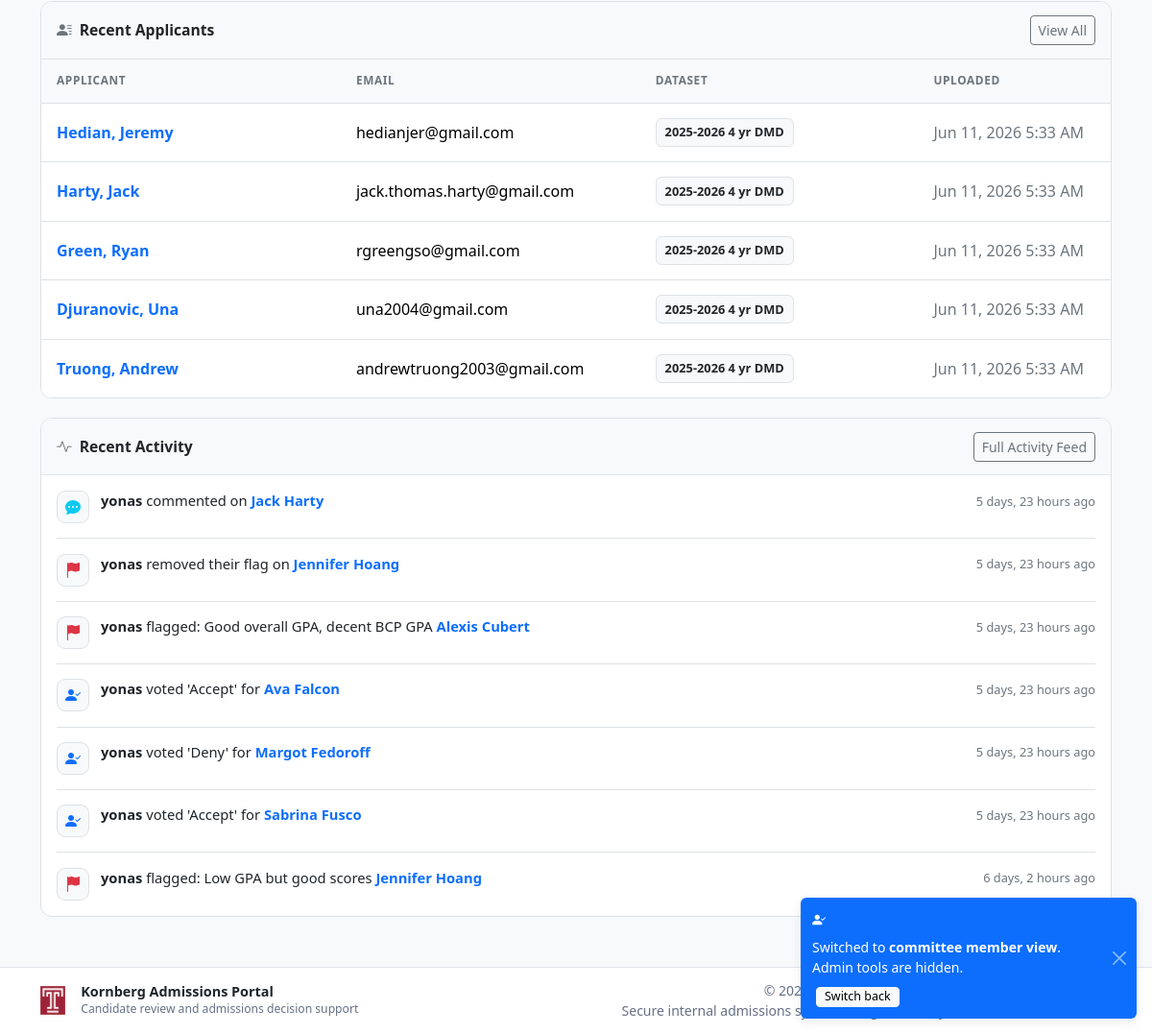
Page / (signed in, lower part) on the earlier database version.
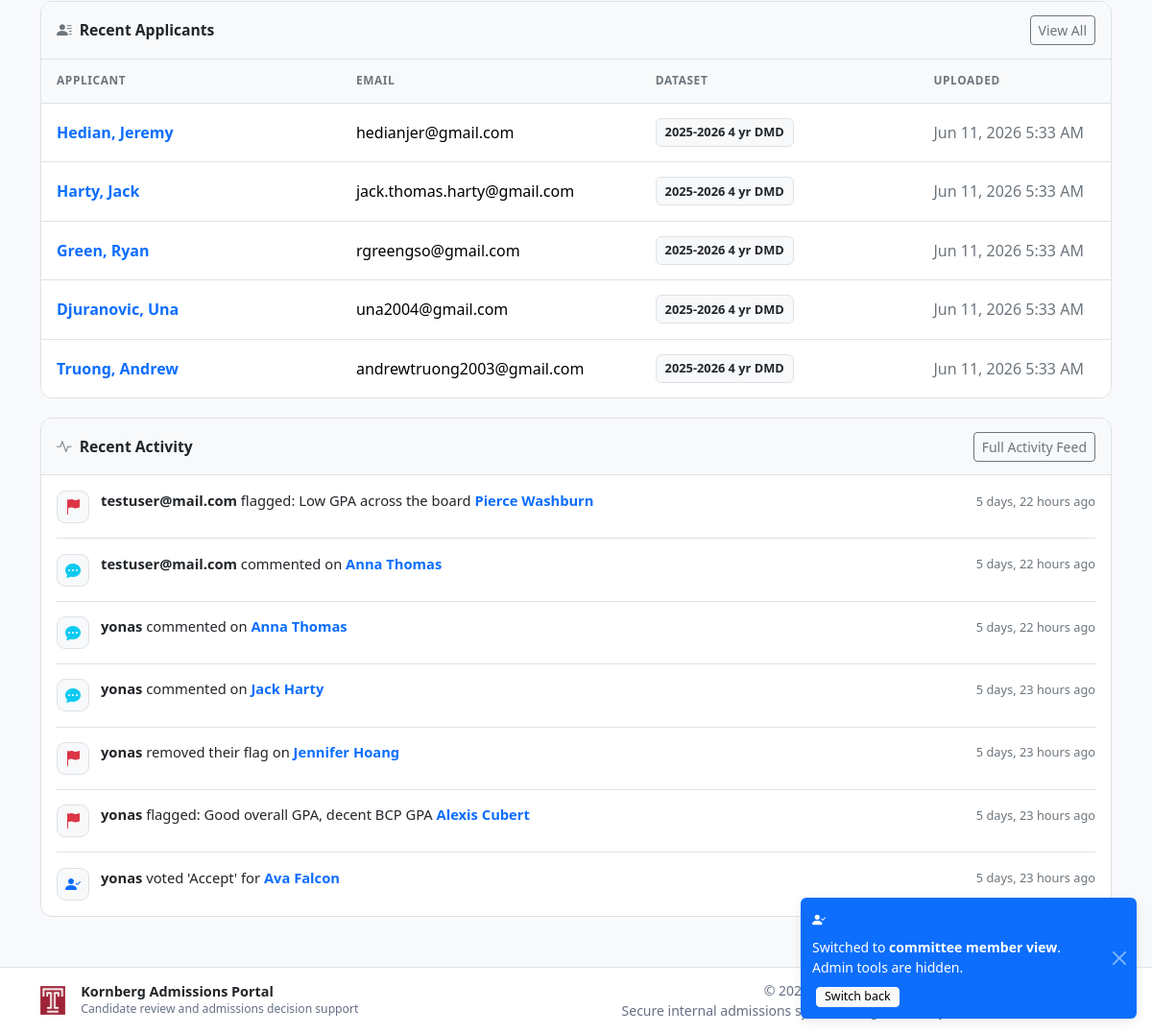
Same page on the later database version.
### applicants/models.py (models this page shows, shortened)
class Applicant(models.Model):
    class Status(models.TextChoices):
        INTERVIEW = 'INTERVIEW', 'Interview'
        INTERVIEW_COMPLETE = 'INTERVIEW_COMPLETE', 'Interview Complete'
        ACCEPTED = 'ACCEPTED', 'Accepted'
        ACCEPTED_MAILED = 'ACCEPTED_MAILED', 'Accepted – Mailed'
        ACCEPTED_NOT_MAILED = 'ACCEPTED_NOT_MAILED', 'Accepted – Not Mailed'
        WAITLISTED = 'WAITLISTED', 'Waitlisted'
        REJECTED = 'REJECTED', 'Rejected'
        DECLINED = 'DECLINED', 'Candidate Declined'
    first_name = models.CharField(max_length=100)
    last_name = models.CharField(max_length=100)
    email = models.EmailField(blank=True, null=True)
    date_of_birth = models.DateField(blank=True, null=True, verbose_name='Date of Birth')
    gender = models.CharField(max_length=50, blank=True, default='')
    phone = models.CharField(max_length=30, blank=True, null=True, verbose_name='Phone')
    citizenship = models.CharField(max_length=100, blank=True, null=True, verbose_name='Citizenship')
    state_of_residence = models.CharField(max_length=100, blank=True, null=True, verbose_name='State of Residence')
    round = models.ForeignKey("Batch", on_delete=models.SET_NULL, null=True, blank=True)
    dataset = models.ForeignKey("DataSet", on_delete=models.SET_NULL, null=True, blank=True, related_name="applicants")
    description = models.TextField(blank=True, max_length=100000)
    street = models.TextField(blank=True, max_length=100000)
    created_at = models.DateTimeField(auto_now_add=True)
    profile_picture = models.ImageField(upload_to='applicant_profiles/', blank=True, null=True)
    external_id = models.CharField(max_length=100, blank=True, null=True)
    source_folder = models.CharField(max_length=255, blank=True, default='', help_text='Top-level folder name from bulk upload')
    flagged_by = models.ManyToManyField(User, blank=True, related_name='flagged_applicants')
    total_ai = models.DecimalField(max_digits=6, decimal_places=2, blank=True, null=True, verbose_name='Total AI')
    total_nc = models.DecimalField(max_digits=6, decimal_places=2, blank=True, null=True, verbose_name='Total NC')
    first_gen = models.BooleanField(default=False, verbose_name='First Generation')
    re_applicant = models.BooleanField(default=False, verbose_name='Re-Applicant')
    pb_to_dmd = models.BooleanField(default=False, verbose_name='PB to DMD')
    z_score = models.DecimalField(max_digits=6, decimal_places=2, blank=True, null=True, verbose_name='Z-Score')
    former_post_bacc = models.BooleanField(default=False, verbose_name='Former Post Bacc')
    three_plus_four = models.BooleanField(default=False, verbose_name='3+4')
    candidate_info_imported = models.BooleanField(default=False, help_text='Whether candidate info was imported from Excel or PDF')
    dental_experience_hours = models.PositiveIntegerField(blank=True, null=True, verbose_name='Dental Experience Hours')
    shadowing_hours = models.PositiveIntegerField(blank=True, null=True, verbose_name='Shadowing Hours')
    gpa_overall = models.DecimalField(max_digits=4, decimal_places=2, blank=True, null=True, verbose_name='Overall GPA')
    gpa_science = models.DecimalField(max_digits=4, decimal_places=2, blank=True, null=True, verbose_name='Science GPA')
    gpa_bcp = models.DecimalField(max_digits=4, decimal_places=2, blank=True, null=True, verbose_name='BCP GPA')
    dat_academic_avg = models.PositiveSmallIntegerField(blank=True, null=True, verbose_name='DAT Academic Average')
    dat_perceptual_ability = models.PositiveSmallIntegerField(blank=True, null=True, verbose_name='DAT Perceptual Ability')
    dat_quantitative_reasoning = models.PositiveSmallIntegerField(blank=True, null=True, verbose_name='DAT Quantitative Reasoning')
    dat_reading_comp = models.PositiveSmallIntegerField(blank=True, null=True, verbose_name='DAT Reading Comprehension')
    dat_biology = models.PositiveSmallIntegerField(blank=True, null=True, verbose_name='DAT Biology')
    dat_general_chem = models.PositiveSmallIntegerField(blank=True, null=True, verbose_name='DAT General Chemistry')
    dat_organic_chem = models.PositiveSmallIntegerField(blank=True, null=True, verbose_name='DAT Organic Chemistry')
    dat_total_science = models.PositiveSmallIntegerField(blank=True, null=True, verbose_name='DAT Total Science')
    status = models.CharField(
        max_length=50,
        choices=Status.choices,
        default=Status.INTERVIEW,
        db_index=True
    )
    assigned_reviewers = models.ManyToManyField(
        settings.AUTH_USER_MODEL,
        related_name="assigned_applicants",
        blank=True,
    )

class DataSet(models.Model):
    class ApplicationSystem(models.TextChoices):
        AADSAS = 'AADSAS', 'AADSAS'
        CAPID  = 'CAPID',  'CAPID'
        OTHER  = 'OTHER',  'Other'
    class ProgramType(models.TextChoices):
        DMD_4YR  = 'DMD_4YR',  '4yr DMD'
        DMD_3P4  = 'DMD_3P4',  '3+4 DMD'
        POSTBACC = 'POSTBACC', 'Postbacc'
        OTHER    = 'OTHER',    'Other'
    DisplayName = models.CharField(max_length=255)
    application_system = models.CharField(
        max_length=20,
        choices=ApplicationSystem.choices,
        default=ApplicationSystem.OTHER,
        blank=True,
    )
    program_type = models.CharField(
        max_length=20,
        choices=ProgramType.choices,
        default=ProgramType.OTHER,
        blank=True,
    )
    Description = models.TextField(blank=True, null=True)
    AdminNotes = models.TextField(blank=True, null=True)
    PublicView = models.BooleanField(default=False)
    ProgramId = models.IntegerField(blank=True, null=True)
    Active = models.BooleanField(default=True)
    IsLive = models.BooleanField(default=False)
    target_class_size = models.PositiveIntegerField(
        blank=True, null=True,
        help_text='Target number of students to accept for this program.'
    )
    CreatedAt = models.DateTimeField(auto_now_add=True)
    UpdatedAt = models.DateTimeField(auto_now=True)
    class Meta:
        ordering = ["DisplayName"]

class Activity(models.Model):
    VOTE_CAST = 'vote_cast'
    COMMENT_ADDED = 'comment_added'
    FLAG_ADDED = 'flag_added'
    DECISION_MADE = 'decision_made'
    BATCH_UPLOADED = 'batch_uploaded'
    ACTION_CHOICES = [
        (VOTE_CAST,      'Vote Cast'),
        (COMMENT_ADDED,  'Comment Added'),
        (FLAG_ADDED,     'Flag Added'),
        (DECISION_MADE,  'Decision Made'),
        (BATCH_UPLOADED, 'Batch Uploaded'),
    ]
    actor = models.ForeignKey(settings.AUTH_USER_MODEL, on_delete=models.SET_NULL, null=True)
    action_type = models.CharField(max_length=50, choices=ACTION_CHOICES)
    details = models.TextField()
    target_applicant = models.ForeignKey(Applicant, on_delete=models.CASCADE, null=True, blank=True)
    target_batch = models.ForeignKey(
        'Batch',
        on_delete=models.SET_NULL,
        null=True, blank=True,
        related_name='activity_entries',
    )
    created_at = models.DateTimeField(auto_now_add=True)
    class Meta:
        ordering = ['-created_at']
        verbose_name_plural = "Activities"

### applicants/views.py (the view)
# urls.py: path("", views.dashboard, name="dashboard"),
@login_required
def dashboard(request):
    if request.user.profile.role != 'ADMIN':
        return redirect('committee_dashboard')
    selected_dataset_id = request.GET.get('dataset')
    all_datasets = DataSet.objects.all().order_by('DisplayName')
    selected_dataset = None
    applicants_qs = Applicant.objects.all()
    if selected_dataset_id:
        try:
            selected_dataset = all_datasets.get(pk=selected_dataset_id)
            applicants_qs = applicants_qs.filter(dataset_id=selected_dataset_id)
        except DataSet.DoesNotExist:
            pass # Ignore if the ID is invalid
    applicant_count = Applicant.objects.count()
    dataset_count = all_datasets.count()
    batch_count = Batch.objects.count()
    recent_applicants = Applicant.objects.order_by('-created_at')[:5]
    recent_activities = []
    if request.user.profile.role == 'ADMIN':
        recent_activities = Activity.objects.filter(
            action_type__in=[Activity.VOTE_CAST, Activity.COMMENT_ADDED, Activity.DECISION_MADE, Activity.FLAG_ADDED, Activity.BATCH_UPLOADED]
        ).select_related('actor', 'target_applicant', 'target_batch')[:7]
    vote_summary = Vote.objects.filter(applicant__in=applicants_qs).aggregate(
        accept_count=Count('pk', filter=Q(value=1)),
        deny_count=Count('pk', filter=Q(value=-1)),
        waitlist_count=Count('pk', filter=Q(value=0))
    )
    gender_distribution = applicants_qs.values('gender').annotate(
        count=Count('id')
    ).order_by()
    gender_labels = json.dumps([item['gender'] or 'Not Specified' for item in gender_distribution])
    gender_data = json.dumps([item['count'] for item in gender_distribution])
    context = {
        'applicant_count': applicant_count,
        'dataset_count': dataset_count,
        'batch_count': batch_count,
        'recent_applicants': recent_applicants,
        'recent_activities': recent_activities,
        'vote_summary': vote_summary,
        'gender_labels': mark_safe(gender_labels),
        'gender_data': mark_safe(gender_data),
        'all_datasets': all_datasets,
        'selected_dataset': selected_dataset,
    }
    return render(request, "dashboard.html", context)

### applicants/context_processors.py (called while the page is built)
def unread_notification_count(request):
    if request.user.is_authenticated:
        from django.db.models import Case, When, Value, IntegerField
        recent_notifications = (
            request.user.notifications
            .annotate(
                has_deadline=Case(
                    When(deadline__isnull=False, then=Value(0)),
                    default=Value(1),
                    output_field=IntegerField(),
                )
            )
            .order_by('has_deadline', 'deadline', '-created_at')[:8]
        )
        return {
            'unread_notification_count': request.user.notifications.filter(is_read=False).count(),
            'recent_notifications': recent_notifications,
        }
    return {'unread_notification_count': 0, 'recent_notifications': []}

### applicants/templates/dashboard.html (shortened to what the changed rows need)
{% extends "base.html" %}
{% block content %}
<div class="dashboard-shell">
  <div class="dashboard-panel">
    <div class="table-responsive">
      <table class="table table-hover dashboard-table align-middle">
        <thead>
          <tr>
            <th style="width: 28%;">Applicant</th>
            <th style="width: 28%;">Email</th>
            <th style="width: 26%;">DataSet</th>
            <th style="width: 18%;">Uploaded</th>
          </tr>
        </thead>
        <tbody>
          {% for a in recent_applicants %}
          <tr>
            <td>
              <a href="#"
                 class="name-link"
                 data-bs-toggle="modal"
                 data-bs-target="#applicantModal"
                 data-profile-url="{% url 'applicant_profile_partial' a.pk %}">
                {{ a.last_name }}, {{ a.first_name }}
              </a>
            </td>
            <td>
              {% if a.email %}
                <span class="text-break">{{ a.email }}</span>
              {% else %}
                <span class="muted-text">—</span>
              {% endif %}
            </td>
            <td>
              {% if a.dataset %}
                <span class="dataset-chip text-truncate">{{ a.dataset.DisplayName }}</span>
              {% else %}
                <span class="muted-text">—</span>
              {% endif %}
            </td>
            <td>
              <span class="muted-text">{{ a.created_at|date:"M j, Y g:i A" }}</span>
            </td>
          </tr>
          {% endfor %}
        </tbody>
      </table>
    </div>
  </div>
  {% if user.profile.role == 'ADMIN' %}
  <div class="dashboard-panel">
    <div class="panel-body">
      {% if recent_activities %}
        <div class="activity-list">
          {% for activity in recent_activities %}
          <div class="activity-item">
            <div class="activity-icon">
              {% if activity.action_type == 'vote_cast' %}
                <i class="bi bi-person-check-fill text-primary"></i>
              {% elif activity.action_type == 'comment_added' %}
                <i class="bi bi-chat-dots-fill text-info"></i>
              {% elif activity.action_type == 'decision_made' %}
                <i class="bi bi-check2-square text-success"></i>
              {% elif activity.action_type == 'flag_added' %}
                <i class="bi bi-flag-fill text-danger"></i>
              {% elif activity.action_type == 'batch_uploaded' %}
                <i class="bi bi-cloud-upload-fill text-success"></i>
              {% else %}
                <i class="bi bi-circle-fill text-secondary"></i>
              {% endif %}
            </div>
            <div class="activity-copy">
              <strong>{{ activity.actor.username }}</strong>
              {{ activity.details }}
              {% if activity.target_applicant %}
                <a href="#"
                   class="fw-semibold text-decoration-none"
                   data-bs-toggle="modal"
                   data-bs-target="#applicantModal"
                   data-profile-url="{% url 'applicant_profile_partial' activity.target_applicant.pk %}">
                  {{ activity.target_applicant.first_name }} {{ activity.target_applicant.last_name }}
                </a>
              {% elif activity.target_batch %}
                <a href="{% url 'batch_detail' activity.target_batch.pk %}" class="fw-semibold text-decoration-none">
                  {{ activity.target_batch.DisplayName }}
                </a>
              {% endif %}
            </div>
            <div class="activity-time">
              {{ activity.created_at|timesince }} ago
            </div>
          </div>
          {% endfor %}
        </div>
      {% else %}
        <div class="empty-state">
          <i class="bi bi-clock-history"></i>
          <div class="empty-state-title">No recent activity</div>
          <div>Votes, comments, uploads, flags, and decisions will appear here.</div>
        </div>
      {% endif %}
    </div>
  </div>
  {% endif %}
</div>
{% endblock %}

Differences in the rows shown:
no longer on this page (row unchanged): Activity: action_type "vote_cast" (drawn), actor.username "yonas", details "voted 'Deny' for", target_applicant.first_name "Margot", target_applicant.last_name "Fedoroff", created_at "5 days, 23 hours"
no longer on this page (row unchanged): Activity: action_type "vote_cast" (drawn), actor.username "yonas", details "voted 'Accept' for", target_applicant.first_name "Sabrina", target_applicant.last_name "Fusco", created_at "5 days, 23 hours"
no longer on this page (row unchanged): Activity: action_type "flag_added" (drawn), actor.username "yonas", details "flagged: Low GPA but good scores", target_applicant.first_name "Jennifer", target_applicant.last_name "Hoang", created_at "6 days, 2 hours"
added Activity: action_type "flag_added" (drawn), actor.username "testuser@mail.com", details "flagged: Low GPA across the board", target_applicant.first_name "Pierce", target_applicant.last_name "Washburn", created_at "5 days, 22 hours"
added Activity: action_type "comment_added" (drawn), actor.username "testuser@mail.com", details "commented on", target_applicant.first_name "Anna", target_applicant.last_name "Thomas", created_at "5 days, 22 hours"
added Activity: action_type "comment_added" (drawn), actor.username "yonas", details "commented on", target_applicant.first_name "Anna", target_applicant.last_name "Thomas", created_at "5 days, 22 hours"
